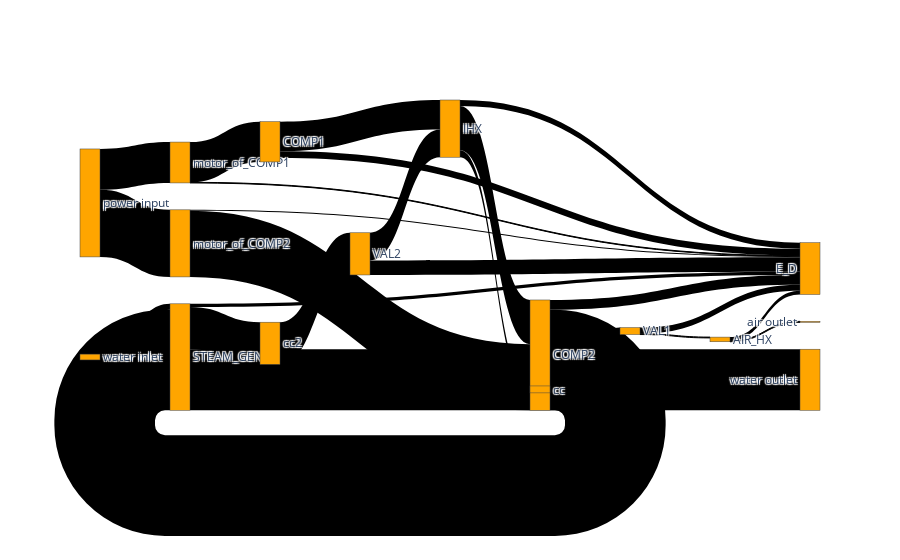

Source (notebook cell):
### Code cell
fig

### Figure 1 — Plotly figure (JSON) as saved in the notebook; plotly's stock layout.template omitted (floating-point values rounded to 4 significant figures)
{"data": [{"arrangement": "snap", "link": {"color": [], "source": [14, 14, 16, 16, 10, 10, 10, 13, 11, 11, 4, 4, 3, 3, 3, 7, 5, 5, 1, 15, 15, 12, 12, 2, 2], "target": [9, 19, 10, 19, 13, 4, 19, 11, 14, 19, 3, 19, 7, 8, 19, 5, 10, 19, 3, 12, 2, 16, 19, 4, 19], "value": [9677.0, 37600.0, 300600.0, 69210.0, 70540.0, 448900.0, 61600.0, 70540.0, 8303.0, 62230.0, 1022000.0, 98000.0, 428300.0, 619900.0, 32670.0, 428300.0, 280500.0, 147900.0, 59030.0, 415000.0, 681200.0, 408800.0, 6225.0, 670900.0, 10220.0]}, "node": {"color": "orange", "label": ["E_F", "water inlet", "motor_of_COMP2", "STEAM_GEN", "COMP2", "VAL2", "air inlet", "cc2", "water outlet", "air outlet", "IHX", "VAL1", "motor_of_COMP1", "cc", "AIR_HX", "power input", "COMP1", "E_P", "E_L", "E_D"], "pad": 11}, "type": "sankey"}], "layout": {}}
